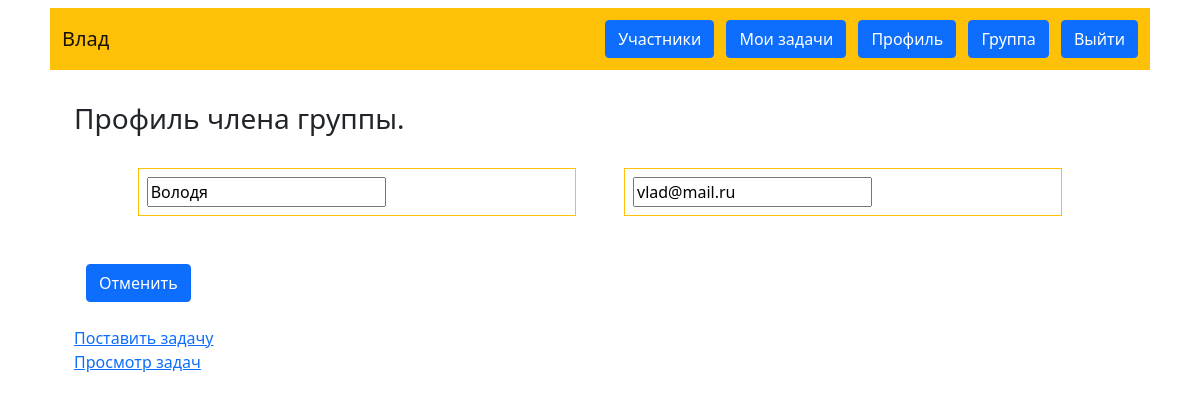
/member/1 (signed in), run on the app's committed database.
### data/users.py (models this page shows, shortened)
class User(SqlAlchemyBase, UserMixin, SerializerMixin):
    __tablename__ = 'Users'
    id = sqlalchemy.Column(sqlalchemy.Integer,
                           primary_key=True, autoincrement=True)
    login = sqlalchemy.Column(sqlalchemy.String, unique=True, nullable=False)
    group = sqlalchemy.Column(sqlalchemy.Integer,
                              sqlalchemy.ForeignKey("Groups.id"))
    email = sqlalchemy.Column(sqlalchemy.String,
                              index=True, unique=True, nullable=False)
    password = sqlalchemy.Column(sqlalchemy.String, nullable=True)

### main.py (the view)
@app.route('/member/<member_id>', methods=['GET', 'POST'])
def member(member_id):
    db_sess = db_session.create_session()
    form = MemberForm()
    user_group = db_sess.query(Group).filter(Group.id == current_user.group).first()
    group_member = db_sess.query(User).get(member_id)
    form.login.data = group_member.login
    form.email.data = group_member.email
    group = db_sess.query(Group).filter(Group.id == current_user.group).first()
    admin = db_sess.query(User).get(group.group_admin)
    is_admin = False
    if current_user.id == admin.id:
        is_admin = True
    return render_template('member.html', form=form, is_admin=is_admin)

### form/user.py
class MemberForm(FlaskForm):
    login = StringField('Имя пользователя', render_kw={'readonly': True}, validators=[DataRequired()])
    email = EmailField('Почта', render_kw={'readonly': True}, validators=[DataRequired()])
    is_admin = BooleanField('Является администратором')

### data/db_session.py (called while the page is built)
def create_session() -> Session:
    global __factory
    return __factory()

### main.py (called while the page is built)
@login_manager.user_loader
def load_user(user_id):
    db_sess = db_session.create_session()
    return db_sess.query(User).get(user_id)

### templates/member.html (shortened to what this page needs)
{% extends "base.html" %}
{% block content %}
<h3>Профиль члена группы.</h3>
<div class="container">
    <form action="" method="post">
        <div class="mb-4 row justify-content-md-center">
            <div class="mb-4 m-md-4 p-2 border border-warning col-12 col-md-5">
                {{ form.login }}
            </div>
            <div class="mb-4 m-md-4 p-2 border border-warning col-12 col-md-5">
                {{ form.email }}
            </div>
        </div>
        <div class="col-2"><a class="btn btn-primary" id="cancel" href="/members/{{ current_user.group }}">Отменить</a></div>
    </form>
</div>
<div class="m4 row justify-content-around">
         {% if is_admin: %}
            <div class="m4"><a href="/create_task/{{ form.email.data }}"> Поставить задачу </a></div>
         {% endif %}
</div>
<div class="m4 row justify-content-around">
         {% if is_admin: %}
            <div class="m4"><a href="/list_tasks/{{ form.email.data }}"> Просмотр задач </a></div>
         {% endif %}
</div>
{% endblock %}

### templates/base.html (shortened to what this page needs)
<!doctype html>
<html lang="ru" xmlns="http://www.w3.org/1999/html">
<head>
    <link href="https://cdn.jsdelivr.net/npm/bootstrap@5.1.3/dist/css/bootstrap.min.css" rel="stylesheet"
>
</head>
<body>
<header class="container">
    <nav class="m-2 p-2 navbar navbar-light bg-warning">
        <div><a class="m-1 navbar-brand" href="/index">{{ current_user.login }}</a></div>
        {% if current_user.is_authenticated %}
        <div>
            <a class="m-1 btn btn-primary " href="/members/{{ current_user.group }}">Участники</a>
            <a class="m-1 btn btn-primary " href="/my_tasks">Мои задачи</a>
            <a class="m-1 btn btn-primary " href="/profile">Профиль</a>
            <a class="m-1 btn btn-primary" href="/my_groups">Группа</a>
            <a class="m-1 btn btn-primary" href="/logout">Выйти</a></div>
        {% else %}
        <div>
            <a class="m-1 btn btn-primary " href="/register">Зарегистрироваться</a>
            <a class="m-1 btn btn-success" href="/login">Войти</a>
        </div>
        {% endif %}
    </nav>
</header>
<main role="main" class="container">
    <div class="p-3 m-3">
        {% block content %}{% endblock %}
    </div>
</main>
</body>
</html>

### data on the page
User: login "Влад"
User: login "Володя", email "vlad@mail.ru"
